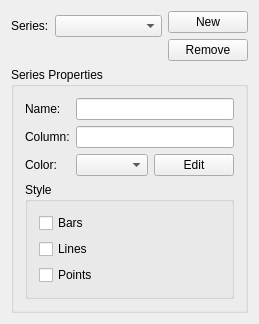
     <widget class="QWidget" name="seriesTab" >
      <attribute name="title" >
       <string>Series</string>
      </attribute>
      <layout class="QVBoxLayout" >
       <property name="spacing" >
        <number>6</number>
       </property>
       <property name="leftMargin" >
        <number>11</number>
       </property>
       <property name="topMargin" >
        <number>11</number>
       </property>
       <property name="rightMargin" >
        <number>11</number>
       </property>
       <property name="bottomMargin" >
        <number>11</number>
       </property>
       <item>
        <layout class="QHBoxLayout" >
         <property name="spacing" >
          <number>6</number>
         </property>
         <property name="leftMargin" >
          <number>0</number>
         </property>
         <property name="topMargin" >
          <number>0</number>
         </property>
         <property name="rightMargin" >
          <number>0</number>
         </property>
         <property name="bottomMargin" >
          <number>0</number>
         </property>
         <item>
          <layout class="QVBoxLayout" >
           <property name="spacing" >
            <number>6</number>
           </property>
           <property name="leftMargin" >
            <number>0</number>
           </property>
           <property name="topMargin" >
            <number>0</number>
           </property>
           <property name="rightMargin" >
            <number>0</number>
           </property>
           <property name="bottomMargin" >
            <number>0</number>
           </property>
           <item>
            <layout class="QHBoxLayout" >
             <property name="spacing" >
              <number>6</number>
             </property>
             <property name="leftMargin" >
              <number>0</number>
             </property>
             <property name="topMargin" >
              <number>0</number>
             </property>
             <property name="rightMargin" >
              <number>0</number>
             </property>
             <property name="bottomMargin" >
              <number>0</number>
             </property>
             <item>
              <widget class="QLabel" name="_lblSeries" >
               <property name="text" >
                <string>Series:</string>
               </property>
              </widget>
             </item>
             <item>
              <widget class="QComboBox" name="_cbSeries" >
               <property name="sizePolicy" >
                <sizepolicy vsizetype="Fixed" hsizetype="Expanding" >
                 <horstretch>0</horstretch>
                 <verstretch>0</verstretch>
                </sizepolicy>
               </property>
              </widget>
             </item>
            </layout>
           </item>
           <item>
            <spacer>
             <property name="orientation" >
              <enum>Qt::Vertical</enum>
             </property>
             <property name="sizeType" >
              <enum>QSizePolicy::Minimum</enum>
             </property>
             <property name="sizeHint" >
              <size>
               <width>20</width>
               <height>20</height>
              </size>
             </property>
            </spacer>
           </item>
          </layout>
         </item>
         <item>
          <layout class="QVBoxLayout" >
           <property name="spacing" >
            <number>6</number>
           </property>
           <property name="leftMargin" >
            <number>0</number>
           </property>
           <property name="topMargin" >
            <number>0</number>
           </property>
           <property name="rightMargin" >
            <number>0</number>
           </property>
           <property name="bottomMargin" >
            <number>0</number>
           </property>
           <item>
            <widget class="QPushButton" name="_btnNewSeries" >
             <property name="text" >
              <string>New</string>
             </property>
            </widget>
           </item>
           <item>
            <widget class="QPushButton" name="_btnRemoveSeries" >
             <property name="text" >
              <string>Remove</string>
             </property>
            </widget>
           </item>
          </layout>
         </item>
        </layout>
       </item>
       <item>
        <widget class="QGroupBox" name="_gbSeriesProperties" >
         <property name="sizePolicy" >
          <sizepolicy vsizetype="Expanding" hsizetype="Preferred" >
           <horstretch>0</horstretch>
           <verstretch>0</verstretch>
          </sizepolicy>
         </property>
         <property name="title" >
          <string>Series Properties</string>
         </property>
         <layout class="QVBoxLayout" >
          <property name="spacing" >
           <number>6</number>
          </property>
          <property name="leftMargin" >
           <number>11</number>
          </property>
          <property name="topMargin" >
           <number>11</number>
          </property>
          <property name="rightMargin" >
           <number>11</number>
          </property>
          <property name="bottomMargin" >
           <number>11</number>
          </property>
          <item>
           <layout class="QGridLayout" >
            <property name="leftMargin" >
             <number>0</number>
            </property>
            <property name="topMargin" >
             <number>0</number>
            </property>
            <property name="rightMargin" >
             <number>0</number>
            </property>
            <property name="bottomMargin" >
             <number>0</number>
            </property>
            <property name="horizontalSpacing" >
             <number>6</number>
            </property>
            <property name="verticalSpacing" >
             <number>6</number>
            </property>
            <item row="0" column="1" >
             <widget class="QLineEdit" name="_leSeriesName" />
            </item>
            <item row="2" column="0" >
             <widget class="QLabel" name="_lblSeriesColor" >
              <property name="text" >
               <string>Color:</string>
              </property>
             </widget>
            </item>
            <item row="2" column="1" >
             <layout class="QHBoxLayout" >
              <property name="spacing" >
               <number>6</number>
              </property>
              <property name="leftMargin" >
               <number>0</number>
              </property>
              <property name="topMargin" >
               <number>0</number>
              </property>
              <property name="rightMargin" >
               <number>0</number>
              </property>
              <property name="bottomMargin" >
               <number>0</number>
              </property>
              <item>
               <widget class="QComboBox" name="_cbColors" >
                <property name="sizePolicy" >
                 <sizepolicy vsizetype="Fixed" hsizetype="Expanding" >
                  <horstretch>0</horstretch>
                  <verstretch>0</verstretch>
                 </sizepolicy>
                </property>
                <property name="duplicatesEnabled" >
                 <bool>false</bool>
                </property>
               </widget>
              </item>
              <item>
               <widget class="QPushButton" name="_btnEditColors" >
                <property name="text" >
                 <string>Edit</string>
                </property>
               </widget>
              </item>
             </layout>
            </item>
            <item row="1" column="1" >
             <widget class="QLineEdit" name="_leSeriesColumn" />
            </item>
            <item row="0" column="0" >
             <widget class="QLabel" name="_lblSeriesName" >
              <property name="text" >
               <string>Name:</string>
              </property>
             </widget>
            </item>
            <item row="1" column="0" >
             <widget class="QLabel" name="_lblSeriesColumn" >
              <property name="text" >
               <string>Column:</string>
              </property>
             </widget>
            </item>
           </layout>
          </item>
          <item>
           <widget class="QGroupBox" name="_gbSeriesStyle" >
            <property name="title" >
             <string>Style</string>
            </property>
            <layout class="QVBoxLayout" >
             <property name="spacing" >
              <number>6</number>
             </property>
             <property name="leftMargin" >
              <number>11</number>
             </property>
             <property name="topMargin" >
              <number>11</number>
             </property>
             <property name="rightMargin" >
              <number>11</number>
             </property>
             <property name="bottomMargin" >
              <number>11</number>
             </property>
             <item>
              <widget class="QCheckBox" name="_cbSeriesStyleBars" >
               <property name="text" >
                <string>Bars</string>
               </property>
              </widget>
             </item>
             <item>
              <widget class="QCheckBox" name="_cbSeriesStyleLines" >
               <property name="text" >
                <string>Lines</string>
               </property>
              </widget>
             </item>
             <item>
              <widget class="QCheckBox" name="_cbSeriesStylePoints" >
               <property name="text" >
                <string>Points</string>
               </property>
              </widget>
             </item>
            </layout>
           </widget>
          </item>
         </layout>
        </widget>
       </item>
      </layout>
     </widget>
